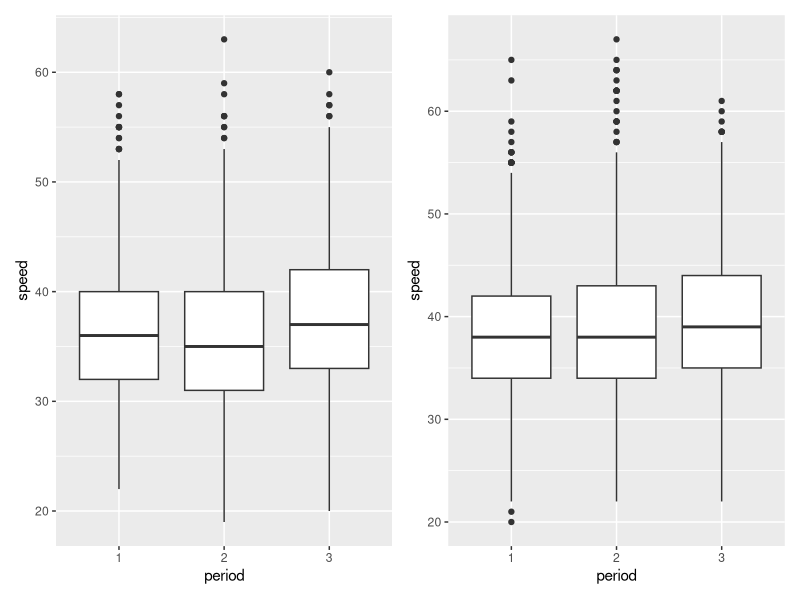
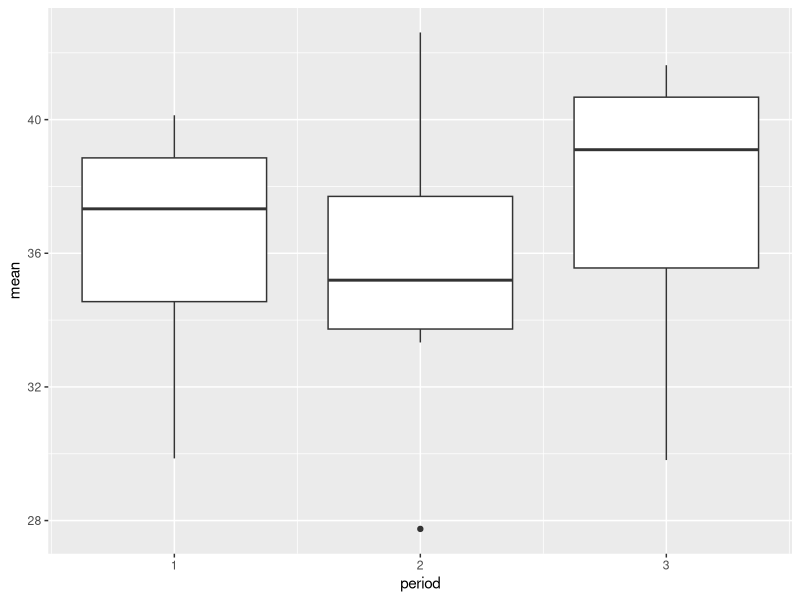
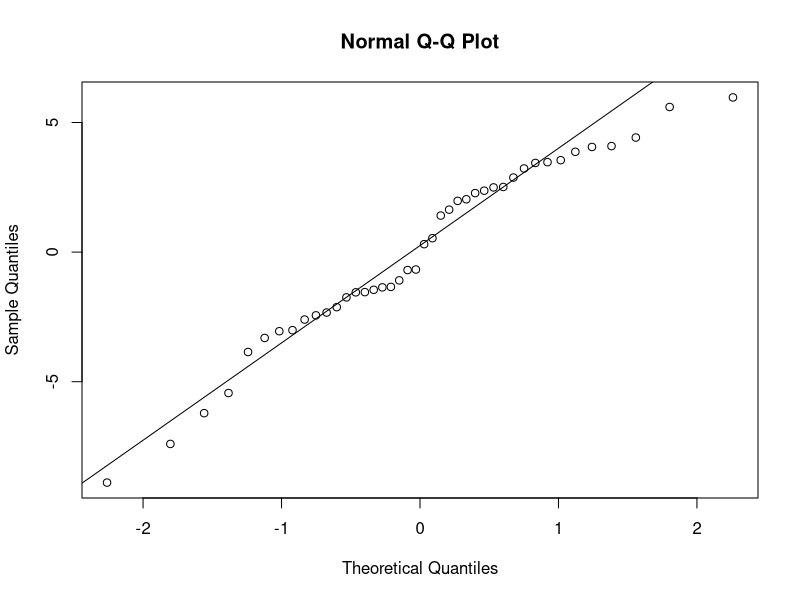
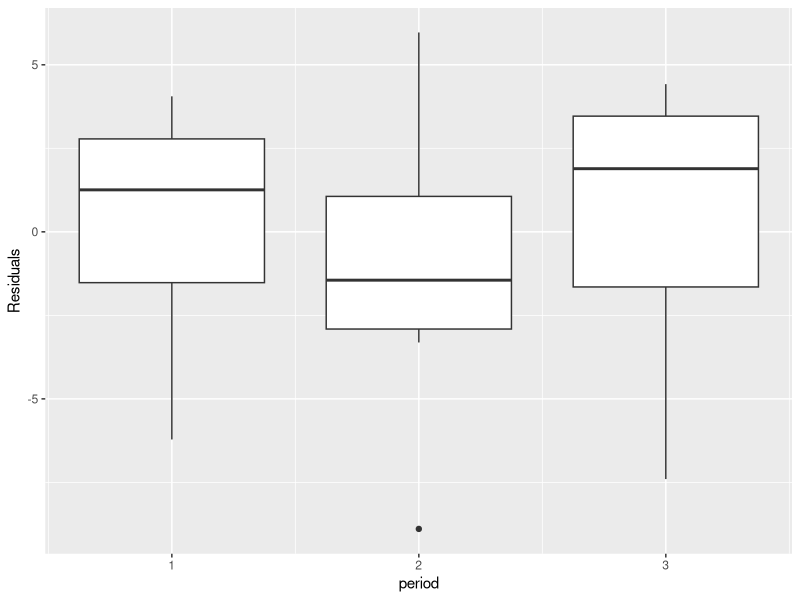

The R script that drew these images, in order:
### Stats with R Exercise sheet 6

##########################
# ANOVA
##########################

## This exercise sheet contains the exercises that you will need to complete and 
## submit by 23:55 on Sunday, December 12. Write the code below the questions. 
## If you need to provide a written answer, comment this out using a hashtag (#). 
## Submit your homework via cms

## Please write below your (and your teammates) name, matriculation number. 

## Team: 31
## Name:Senorita Rodricks
## Matriculation number: 7015445
## Name:Shahana Mogal
## Matriculation number: 7015588
## Name:Sneha Mariam Sam
## Matriculation number: 7015831

###########################################################################################



#######################
### Exercise 1: Preparation
#######################

library(boot)
library(ggplot2)
library(dplyr)
library(car)

# This time we will be working with the "amis" data frame (package 'boot') that has 
# 8437 rows and 4 columns.

# In a study into the effect that warning signs have on speeding patterns, 
# Cambridgeshire County Council considered 14 pairs of locations. The locations were 
# paired to account for factors such as traffic, volume and type of road. One site in 
# each pair had a sign erected warning of the dangers of speeding and asking drivers 
# to slow down. No action was taken at the second site. Three sets of measurements 
# were taken at each site. 
# Each set of measurements was nominally of the speeds of 100 cars but not all sites 
# have exactly 100 measurements. These speed measurements were taken before the 
# erection of the sign, shortly after the erection of the sign, and again after 
# the sign had been in place for some time.

## a) For the further reference please use ?amis. 
## It may take some time to understand the dataset. 

?amis

## b) Load the dataset, store it into a variable called "data", and briefly inspect it. 
## Feel free to make some plots and calculate some statistics in order to understand 
## the data.

data <- amis
glimpse(data)
t.test(speed~warning, data=data)

## c) All our columns have numeric type. Convert the categorical columns to factors.

data$warning <- factor(data$warning)
data$period <- factor(data$period)
data$pair <- factor(data$pair)

str(data)

## d) Plot boxplots for the distribution of `speed` for each of the `period` values 
## (before, immediately after and after some time). Build 2 plots (each containing 3 
## boxplots) side by side depending on the `warning` variable.
## (For all plots here and below please use ggplot)

install.packages('patchwork') #because par() does not work with ggplot2 package
library(patchwork)

newdata <- filter(data, warning==1)

plot1 <- ggplot(newdata) +
  geom_boxplot(aes(period, speed))

newdata2 <- filter(data, warning==2)
plot2 <- ggplot(newdata2) +
  geom_boxplot(aes(period, speed))

plot1 + plot2

## e) What can you conclude looking at the plots? What can you say about people's 
## behaviour in different periods: before, immediately after and after some time?

## Looking at the plots, we see that there was not much of a change between the period before
## erecting the warning signs and immediately after erecting the warning signs. But after a while,
## it seems that the speed has been increasing.

## f) What are your ideas about why the data with warning==2 (sites where no sign was 
## erected) was collected?

## For places without a warning sign (warning==2), the speed has been relatively higher compared
## to the locations with the warning sign, i.e. the people have become more aware of reducing their
## speed when seeing a warning sign.

#######################
### Exercise 2: 1-way ANOVA
#######################

## a) First let's create a new data frame which will be used for all exercise 2.
## For the 1-way ANOVA we will be working with a subset of `amis` using only the 
## data for sites where warning signs were erected, which corresponds to warning==1. 
## Therefore first subset your data to filter out warning==2 and then apply group_by() and summarize() 
## to average "speed" over each "pair" and "period". 
## Assign this new data frame to the variable casted_data.

data_sub <- subset(amis, warning==1, select=c(speed, period, pair, warning))

casted_data <- data_sub %>%
  group_by(pair, period) %>%
  summarize(mean = mean(speed, na.rm = TRUE))
casted_data

## b) Build boxplots of the average speed depending on "period".

ggplot(casted_data) +
  geom_boxplot(aes(period, mean, group=period))

## c) Looking at the boxplots, is there a difference between the periods?

# Yes, both the ranges as well as the means for the periods differ. Also, there is an 
# outlier for period #2.

## d) Now we are ready to perform 1-way ANOVA: please use the function aov() on the 
## speed depending on the period and assign the result to aov1way
aov1way <- aov(mean ~ period, data = casted_data)

## Before we interpret the results, let's check the ANOVA assumptions and whether 
## they are violated or not and why.

## e) Independence assumption
## (Figure out the best way to check this assumption and give a detailed justified 
## answer to whether it is violated or not.)

# There is no formal test to verify the independence assumption. In order to check whether 
# it is satisfied, the data collection method needs to be analysed. From the data collection,
# it is obvious that each sample is independent of the other and hence there is independence
# of observations within groups. Similarly, there is independence between groups.

## f) Normality of residuals
##  First add the residuals to your casted data set, you find them in model$residuals
##  next, make a qqplot (using qqnorm() or geom_qq() ina ggplot) for the residuals and 
##  run the shapiro wilk test.

casted_data$Residuals<-aov1way$residuals

qqnorm(casted_data$Residuals)
qqline(casted_data$Residuals)

shapiro.test(casted_data$Residuals)


## g) What do you conclude from your results in f?

# From the shapiro-wilk normality test, we can see that the p-value is 0.01798 which
# is sufficiently large, which is greater than the alpha of 0.05. Hence, the null hypothesis is
# accepted which states that the data is normally distributed. From the Q-Q plot, we can say the same.


## h) Homogeneity of variance of residuals
##  First, plot the residuals by period (boxplots) to see whether variance differs between groups
##  Next, run Levene's test using the function leveneTest() (from library car) with the same syntax
##  as aov(). It indicates whether the variance is significantly different between groups (= not
##  homogeneous).

ggplot(casted_data) +
  geom_boxplot(aes(period, Residuals, group=period))


leveneTest(casted_data$mean, casted_data$period)

## i) What do you conclude from your results in h?

# The p-value for the Levene's test is 0.8383, which is larger than that of the alpha (0.05). 
# This means that the null hypothesis can't be rejected (null hyp. is that the variance betwee
# groups is same).


## j) Now we turn to the results. Look at the summary of aov1way
summary(aov1way)

## k) State your conclusion
#Instead of getting information for each coefficient, we get information for each factor. 
#Here in this case, we have the summary for the factor 'period' and the residuals (i.e. 
#difference between mean and entered value)

## l) Please do pairwise t-tests of the same variables as in d) using pairwise.t.test().
pairwise.t.test(casted_data$mean, casted_data$period)

## m) Try to use no adjustment for pairwise testing and then the Bonferroni correction.
pairwise.t.test(casted_data$mean, casted_data$period,p.adjust.method = "none")

pairwise.t.test(casted_data$mean, casted_data$period,p.adjust.method = "bonferroni")

## n) If the results change  in m, why do they? What does Bonferroni correction do?
# The results change in m because because the 2 test are run without and with correction
# (Bonferroni) respectively.  
# In the Bonferroni correction, p-values are multiplied by the number of comparisons.


#######################
### Exercise 3: 2-way ANOVA
#######################
## a) Now we want to analyze the influence of 2 categorical variables 
## (period and warning) on the speed.
## So let's turn back to our initial dataset amis (not its subset with warning==1).
## First, we need to average the speed over each `pair`, `warning` and `period
## Cast your data again and assign the results to casted_data2.
casted_data2 <- amis %>%
  group_by(pair,warning, period) %>%
  summarize(mean = mean(speed, na.rm = TRUE))


## b) State the main difference between the applicability of 1-way and 2-way ANOVA.
#The main difference between the applicability of 1-way and 2-way ANOVA is that 
#in 1-way ANOVA there is only 1 independent variable used  and in 2-way ANOVA there are
#multiple independent variables used.


## c) Do you think, we need to include an interaction term in the ANOVA?
#No we don't need to include an interaction term in the ANOVA 
#because the 2 independent variables are not dependent on each other

## e) Now apply the 2-way ANOVA: please use the function aov() with mean speed as the
## dependent variable, period and warning as predictor (independent) variables and depending on your
## answer in c) either including an interaction term, or not.
aov2way <- aov(mean ~ period + warning, data = casted_data2)

## f) Report the p-values and interpret the results in detail. Properly formulate the findings
##  with regard to the research question!

summary(aov2way)[[1]][["Pr(>F)"]][1]

#p value = 0.1808576
#Since the p-value is above 0.05, we can accept the null hypothesis
#As we accept the null hypothesis, we can conclude that the warning signs don't affect the speed 
#(this can also be seen in the box plots in ans 1.d)
